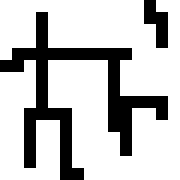
#> input picture Wavefunction Collapse/Attempt 1/Tile4.png, 180 x 180 px
$ python Main.py
#> lines starting #> are read from the running program, lines starting #| are printed output that depends on the picture; after the words box and inside, x2 and y2 are one past the last pixel; in counts of white or black regions, pixels touching at a corner belong together
### SocketClass.py
import cv2
import numpy as np
import math
class MeshInfo:
    #Prototypes to be stored in a dictionary with key -> code

    #Note: Shifting by 1 means north becomes east, etc. (Clockwise shifting)


    def __init__(self, sockets : list, rotation_index : int, img : np.ndarray) -> None:
        self.rot_index = rotation_index
        self.sockets = MeshInfo.rotate(sockets, -self.rot_index*3)
        self.img_default = img

    def rotate(l, n):
        return l[n:] + l[:n]

    def Img(self):
        if self.rot_index == 1:
            return cv2.rotate(self.img_default, cv2.ROTATE_90_CLOCKWISE)
        if self.rot_index == 2:
            return cv2.rotate(self.img_default, cv2.ROTATE_180)
        if self.rot_index == 3:
            return cv2.rotate(self.img_default, cv2.ROTATE_90_COUNTERCLOCKWISE)
        else:
            return self.img_default

### Wavefunction Collapse/Attempt 1/Main.py
import numpy as np
from patchify import patchify
import cv2
import matplotlib.pyplot as plt
from SocketClass import MeshInfo
import random


inp_img = cv2.imread('Tile4.png')
#> inp_img is the input picture: shape (180, 180, 3); 76.4% white; 2 black regions, box (x1, y1, x2, y2) and area: (0, 12, 168, 180) 6912, (144, 0, 168, 48) 720

# Variables
block_size = 30
size_tset = [int(inp_img.shape[0]/block_size)-1, int(inp_img.shape[1]/block_size)-1]
#> size_tset = [5, 5]
map_size = [10,10]
Map = np.full((map_size[0],map_size[1]),-1).tolist()
sockets = np.full((map_size[0], map_size[1], 12), -1, dtype=int).tolist()


prototypes = {}

# Extracting tiles from input (inp_img)
l = []
for i in range(0, inp_img.shape[0], block_size):
    for j in range(0, inp_img.shape[1]-block_size, block_size):
        l.append(inp_img[i:i+block_size,j:j+block_size])
#> after the loop, l = 30 items


n_cells = []
count = 0
# Setting the sockets to neighbor sockets pixel to side length ratio (1/6, 3/6, 5/6)
# Basically Creating prototypes so we can start placing tiles
for i in range(size_tset[0]):
    for j in range(size_tset[1]):
        # Fetching neighbor cells
        #look north
        n_cells=[]
        if i-1 in range(size_tset[0]):
            n_cells.append([i-1,j])
        else:
            n_cells.append(-1)
        #look east
        if j+1 in range(size_tset[1]):
            n_cells.append([i,j+1])
        else:
            n_cells.append(-1)
        #look south
        if i+1 in range(size_tset[0]):
            n_cells.append([i+1,j])
        else:
            n_cells.append(-1)
        #look west
        if j-1 in range(size_tset[0]):
            n_cells.append([i,j-1])
        else:
            n_cells.append(-1)

        # Gettings neighbor sockets
        socket = []
        #look north
        if n_cells[0] != -1:
            x,y = n_cells[0]
            o,m,n = l[x*size_tset[0]+y][29,int(block_size/6)], l[x*size_tset[0]+y][29,int(block_size*3/6)], l[x*size_tset[0]+y][29,int(block_size*5/6)]
            o = int(sum(o)/3/255)
            m = int(sum(m)/3/255)
            n = int(sum(n)/3/255)
            socket.extend([o,m,n])
        else:
            socket.extend([-1,-1,-1])

        #look east
        if n_cells[1] != -1:
            x,y = n_cells[1]
            o,m,n = l[x*size_tset[0]+y][int(block_size/6),0], l[x*size_tset[0]+y][int(block_size*3/6),0], l[x*size_tset[0]+y][int(block_size*5/6),0]
            o = int(sum(o)/3/255)
            m = int(sum(m)/3/255)
            n = int(sum(n)/3/255)
            socket.extend([o,m,n])
        else:
            socket.extend([-1,-1,-1])

        #look south
        if n_cells[2] != -1:
            x,y = n_cells[2]
            o,m,n = l[x*size_tset[0]+y][0,int(block_size/6)], l[x*size_tset[0]+y][0,int(block_size*3/6)], l[x*size_tset[0]+y][0,int(block_size*5/6)]
            o = int(sum(o)/3/255)
            m = int(sum(m)/3/255)
            n = int(sum(n)/3/255)
            socket.extend([n,m,o])
        else:
            socket.extend([-1,-1,-1])


        #look west
        if n_cells[3] != -1:
            x,y = n_cells[3]
            o,m,n = l[x*size_tset[0]+y][int(block_size/6),29], l[x*size_tset[0]+y][int(block_size*3/6),29], l[x*size_tset[0]+y][int(block_size*5/6),29]
            o = int(sum(o)/3/255)
            m = int(sum(m)/3/255)
            n = int(sum(n)/3/255)
            socket.extend([n,m,o])

        else:
            socket.extend([-1,-1,-1])

        #Creating prototype
        for rot in range(4):
            prototypes[count] = MeshInfo(socket, rot, l[i*size_tset[0]+j])
            count+=1
#> this loop made 5 passes
#> pass 1, in __init__ (call 5), `self.img_default = img`:
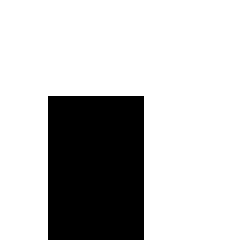
#> self.img_default: shape (30, 30, 3) (shown 8 times larger); 76% white; 1 black region, box (x1, y1, x2, y2) and area: (6, 12, 18, 30) 216
#> pass 1, in __init__ (call 17), `self.img_default = img`:
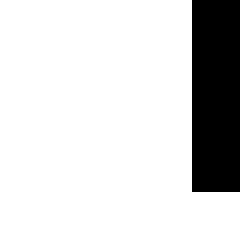
#> self.img_default: shape (30, 30, 3) (shown 8 times larger); 84% white; 1 black region, box (x1, y1, x2, y2) and area: (24, 0, 30, 24) 144
#> pass 2, in __init__ (call 21), `self.img_default = img`:
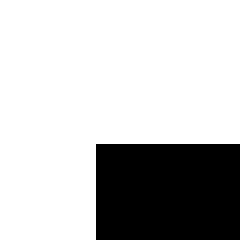
#> self.img_default: shape (30, 30, 3) (shown 8 times larger); 76% white; 1 black region, box (x1, y1, x2, y2) and area: (12, 18, 30, 30) 216
#> after the loop, count = 100; prototypes = 100 items

print(f"{size_tset=}")
#| size_tset=[5, 5]
#subplot(r,c) provide the no. of rows and columns
f, axarr = plt.subplots(size_tset[0],size_tset[1])
plt.subplots_adjust(wspace=0,hspace=0)
#use the created array to output your multiple images
for i in range(size_tset[0]):
    for j in range(size_tset[1]):
        axarr[i,j].imshow(l[i*size_tset[0]+j], interpolation='none')
        plt.axis('off')
plt.show()
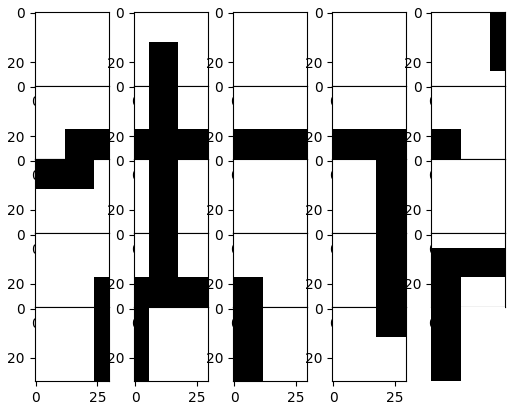
#> figure drawn by matplotlib, 25 panels


x = list(prototypes.keys())
#> x = 100 values from 0 to 99
candidates = np.full((map_size[0], map_size[1], len(x)), x, dtype=int).tolist()
#> candidates = 10 items

def MinEntropy():

    min_entropy = len(list(prototypes.keys()))
#> min_entropy = 100
    chosen_cell = -1
    #Checking minimum entropy value
    for i in range(map_size[0]):
        for j in range(map_size[1]):
            if min_entropy > len(candidates[i][j]) and len(candidates[i][j]) > 1:
                min_entropy = len(candidates[i][j])
                print("hit minimum at ", i, j)
#> after the loop, min_entropy = 100

    for i in range(map_size[0]):
        for j in range(map_size[1]):
            if len(candidates[i][j]) == min_entropy:
                chosen_cell = [i,j]
                break
    print
    return chosen_cell


def ChooseRandomTile(c_cell : list):
    choice = random.choice(candidates[c_cell[0]][c_cell[1]])
#> choice = 49
    candidates[c_cell[0]][c_cell[1]], Map[c_cell[0]][c_cell[1]] = [choice,], choice
    print("UPDATE:")
    for i in range(map_size[0]):
        print(Map[i])
#> this loop made 10 passes
#| [-1, -1, -1, -1, -1, -1, -1, -1, -1, -1]
#| [-1, -1, -1, -1, -1, -1, -1, -1, -1, -1]
#| [-1, -1, -1, -1, -1, -1, -1, -1, -1, -1]
#| [-1, -1, -1, -1, -1, -1, -1, -1, -1, -1]
#| [-1, -1, -1, -1, -1, -1, -1, -1, -1, -1]
#| [-1, -1, -1, -1, -1, -1, -1, -1, -1, -1]
#| [-1, -1, -1, -1, -1, -1, -1, -1, -1, -1]
#| [-1, -1, -1, -1, -1, -1, -1, -1, -1, -1]
#> (further printed lines are left out)
    print(f"Random Choice for {c_cell[0]},{c_cell[1]}: {choice}")
#| Random Choice for 9,0: 49

def UpdateCurrentCellSockets(c_cell : list):
    x,y = c_cell
    key = Map[x][y]
#> key = 49
    sockets[x][y] = prototypes[key].sockets
    print(f"{sockets[x][y]=}")
#| sockets[x][y]=[1, 1, 1, 0, 0, 0, 1, 1, 1, 1, 1, 1]
    return

def UpdateNeighborSockets(c_cell : list):
    #look in 4 directions NESW
    #Update that section of sockets(12)

    #Getting neighbor cells
    x,y = c_cell
    n_cells=[]
    if x-1 in range(size_tset[0]):
        n_cells.append([x-1,y])
    else:
        n_cells.append(-1)
    #look east
    if y+1 in range(size_tset[1]):
        n_cells.append([x,y+1])
    else:
        n_cells.append(-1)
    #look south
    if x+1 in range(size_tset[0]):
        n_cells.append([x+1,y])
    else:
        n_cells.append(-1)
    #look west
    if y-1 in range(size_tset[0]):
        n_cells.append([x,y-1])
    else:
        n_cells.append(-1)

    #setting neighbor cells sockets to current cells sockets which are facing the neighbor
    #NORTH
    if n_cells[0] != -1:
        sockets[n_cells[0][0]][n_cells[0][1]][6:9] = prototypes[Map[x][y]].sockets[0:3][::-1]
    #EAST
    if n_cells[1] != -1:
        sockets[n_cells[1][0]][n_cells[1][1]][9:12] = prototypes[Map[x][y]].sockets[3:6][::-1]
    #SOUTH
    if n_cells[2] != -1:
        sockets[n_cells[2][0]][n_cells[2][1]][0:3] = prototypes[Map[x][y]].sockets[6:9][::-1]
    #WEST
    if n_cells[3] != -1:
        sockets[n_cells[3][0]][n_cells[3][1]][3:6] = prototypes[Map[x][y]].sockets[9:12][::-1]

    return n_cells

def UpdateNeighborCells(c_cell : list, n_cells : list):
    #Eliminating possibilities for the neighbor cell
    #Cycle thru candidates of neighbor cells
    #Check if each candidate has the sockets listed
    #if they do, add it to new candidates

    for i in range(len(n_cells)):
        if n_cells[i] ==-1:
            continue
        x,y = n_cells[i]
        c_cell_sockets = prototypes[Map[c_cell[0]][c_cell[1]]].sockets[(0+i*3)%12:(3+i*3)%12][::-1]
        if c_cell_sockets == [-1,-1,-1]:
            continue
        new_candidates = []
        for cand in candidates[x][y]:
            if prototypes[cand].sockets[(6+i*3)%12:(9+i*3)%12] == c_cell_sockets:
                new_candidates.append(cand)

        candidates[x][y] = new_candidates
        print(candidates[x][y])
#> this loop made 4 passes
#> c_cell_sockets on pass 2: [0, 0, 0]
    return

def epoch():
    c_cell = MinEntropy()

    if c_cell == -1:
        return -1

    # Starting with a random tile
    ChooseRandomTile(c_cell=c_cell)
#> the loop in ChooseRandomTile (call 2), `for i in range(map_size[0]):` made 10 passes
#| [-1, -1, -1, -1, -1, -1, -1, -1, -1, -1]
#| [-1, -1, -1, -1, -1, -1, -1, -1, -1, -1]
#| [-1, -1, -1, -1, -1, -1, -1, -1, -1, -1]
#| [-1, -1, -1, -1, -1, -1, -1, -1, -1, -1]
#| [-1, -1, -1, -1, -1, -1, -1, -1, -1, -1]
#| [-1, -1, -1, -1, -1, -1, -1, -1, -1, -1]
#| [-1, -1, -1, -1, -1, -1, -1, -1, -1, -1]
#| [-1, -1, -1, -1, -1, -1, -1, -1, -1, -1]
#> (further printed lines are left out)
#| Random Choice for 9,2: 97
    # Update Current cell sockets
    UpdateCurrentCellSockets(c_cell)
#| sockets[x][y]=[1, 1, 0, 0, 1, 1, -1, -1, -1, -1, -1, -1]
    # Eliminate Neighbor sockets
    n_cells = UpdateNeighborSockets(c_cell=c_cell)
    # Eliminate Neighbor Cells
    UpdateNeighborCells(c_cell, n_cells)
#> the loop in UpdateNeighborCells (call 2), `for i in range(len(n_cells)):` made 4 passes
#> c_cell_sockets on pass 2: [1, 1, 0]

    epoch()
#| Random Choice for 9,4: 53
#| sockets[x][y]=[1, 1, 1, 0, 0, 0, 1, 1, 1, 0, 1, 1]
#| Random Choice for 9,5: 5
#| sockets[x][y]=[1, 1, 1, -1, -1, -1, 1, 1, 1, 1, 0, 1]
#| Random Choice for 9,6: 33
#| sockets[x][y]=[0, 1, 1, 1, 1, 1, 1, 1, 0, 0, 1, 1]
#| Random Choice for 9,7: 65
#| sockets[x][y]=[0, 1, 1, 1, 0, 1, 1, 1, 0, 1, 1, 0]
#| Random Choice for 9,8: 62
#| sockets[x][y]=[0, 1, 1, -1, -1, -1, 1, 1, 1, 1, 1, 0]
#| Random Choice for 9,9: 51
#| sockets[x][y]=[1, 1, 1, 1, 1, 1, 1, 1, 1, 0, 0, 0]
#| Random Choice for 8,0: 38
#| sockets[x][y]=[1, 1, 1, 0, 1, 1, 1, 1, 1, -1, -1, -1]
#| Random Choice for 8,2: 61
#| sockets[x][y]=[-1, -1, -1, 1, 1, 1, 1, 1, 0, 0, 1, 1]
#| Random Choice for 8,4: 45
#| sockets[x][y]=[1, 1, 1, 0, 0, 0, 1, 1, 1, 1, 0, 1]
#| Random Choice for 8,5: 74
#| sockets[x][y]=[0, 1, 1, 1, 1, 1, 1, 1, 0, 1, 0, 0]
epoch()

for i in range(map_size[0]):
    print(Map[i])

def ImageGrid():
    fig = plt.figure(figsize=(map_size[0], map_size[1]))
    fig.subplots_adjust(wspace=0,hspace=0)
    x,y=map_size
    for i in range(x):
        for j in range(y):
            if Map[i][j] == -1:
                continue
            fig.add_subplot(x,y,i*map_size[0]+j+1)
            plt.imshow(prototypes[Map[i][j]].Img())
            plt.axis('off')

    plt.show()
# ImageGrid()

def StitchFinalMap():
    tile_h, tile_w, _ = prototypes[next(iter(prototypes))].Img().shape
#> tile_h = 30; tile_w = 30
    H, W = map_size

    stitched = np.zeros((H * tile_h, W * tile_w, 3), dtype=np.uint8)

    for i in range(H):
        for j in range(W):
            tile_idx = Map[i][j]
            if tile_idx == -1:
                continue

            tile_img = prototypes[tile_idx].Img()

            y0 = i * tile_h
            y1 = y0 + tile_h
            x0 = j * tile_w
            x1 = x0 + tile_w

            stitched[y0:y1, x0:x1] = tile_img
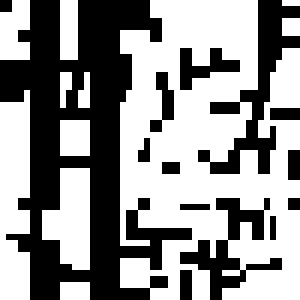
#> stitched: shape (300, 300, 3); 57.4% white; 14 black regions, largest, box (x1, y1, x2, y2) and area: (0, 0, 192, 300) 26028, (198, 0, 300, 174) 4968, (180, 198, 282, 300) 3312

    return stitched

final_img = StitchFinalMap()

# matplotlib uses RGB, OpenCV expects BGR
final_img_bgr = cv2.cvtColor(final_img, cv2.COLOR_RGB2BGR)

cv2.imwrite("wfc_output.png", final_img_bgr)
print("Saved stitched WFC image as wfc_output.png")
